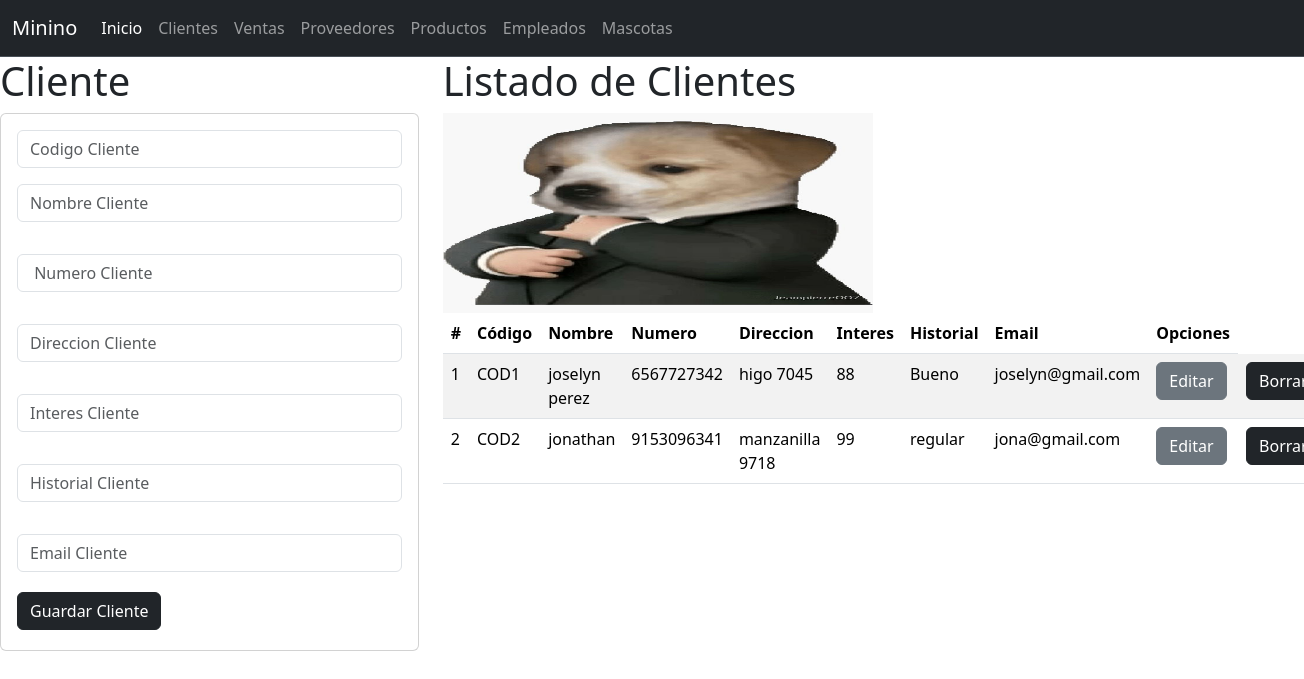
Screenshot of /Cliente with the database file from the repository.
### clientes_app/models.py (models this page shows, shortened)
class Cliente(models.Model):
    codigo=models.CharField(primary_key=True,max_length=60)
    nombre=models.CharField(max_length=100)
    numero=models.PositiveSmallIntegerField()
    direccion=models.CharField(max_length=60)
    interes=models.PositiveSmallIntegerField()
    historial=models.CharField(max_length=60)
    email=models.CharField(max_length=60)

### clientes_app/views.py (the view)
# urls.py: path('Cliente',views.inicio_vistaCliente,name="Cliente"),
def inicio_vistaCliente(request):
    losclientes=Cliente.objects.all()
    return render(request,'gestionarClientes.html',{"misclientes":losclientes})

### clientes_app/templates/gestionarclientes.html
{% extends "base.html" %}
{% load static %}
{% block cuerpo %}
<div class="row">
    <div class="col-sm-12 col-md-4 col-lg-4 col-xl-4">
        <h1>Cliente</h1>
        <div class="card">
            <div class="card-body">
                <form action="registrarCliente/" method="POST"> {% csrf_token %}
                    <div class="form-group">
                        <input type="text" id="txtcodigo" name="txtcodigo" class="form-control" placeholder="Codigo Cliente" minlength="1" maxlength="6" required>
                    </div>
                    <div class="form-group py-3">
                            <input type="text" id="txtnombre" name="txtnombre" class="form-control" placeholder="Nombre Cliente" maxlength="100" required>
                        </div>
                        <div class="form-group py-3">
                            <input type="text" id="txtnumero" name="txtnumero" class= "form-control" placeholder=" Numero Cliente" maxlength="100" required>
                        </div>
                        <div class="form-group py-3">
                            <input type="text" id="txtdireccion" name="txtdireccion" class="form-control" placeholder="Direccion Cliente" maxlength="100" required>
                        </div>
                        <div class="form-group py-3">
                            <input type="text" id="txtinteres" name="txtinteres" class="form-control" placeholder="Interes Cliente" maxlength="100" required>
                        </div>
                        <div class="form-group py-3">
                            <input type="text" id="txthistorial" name="txthistorial" class="form-control" placeholder="Historial Cliente" maxlength="100" required>
                        </div>
                        <div class="form-group py-3">
                            <input type="text" id="txtemail" name="txtemail" class="form-control" placeholder="Email Cliente" maxlength="100" required>
                        </div>
                    <div class="form-group py-1">
                        <button type="submit" class="btn btn-dark">Guardar Cliente</button>
                    </div>
                </form>
            </div>
        </div>
    </div>
    <div class="col-sm-12 col-md-8 col-lg-8 col-xl-8">
        <h1>Listado de Clientes</h1>
        <img class="w-50" src="{% static 'img/mascota3.jpg' %}"alt="joselyn" width="100" height="200">
        <table class="table table-striped">
            <thead>
                <tr>
                    <th scope="col">#</th>
                    <th scope="col">Código</th>
                    <th scope="col">Nombre</th>
                    <th scope="col">Numero</th>
                    <th scope="col">Direccion</th>
                    <th scope="col">Interes</th>
                    <th scope="col">Historial</th>
                    <th scope="col">Email</th>
                    <th>Opciones</th>
                </tr>
            </thead>
            <tbody>
                {% for m in misclientes %}
                    <tr>
                        <td> {{forloop.counter}} </td>
                        <td> {{m.codigo}} </td>
                        <td> {{m.nombre}} </td>
                        <td> {{m.numero}} </td>
                        <td> {{m.direccion}} </td>
                        <td> {{m.interes}} </td>
                        <td> {{m.historial}} </td>
                        <td> {{m.email}} </td>
                        <td><a href="seleccionarCliente/{{m.codigo}}" class="btn btn-secondary">Editar</a></td>
                        <td><a href="borrarCliente/{{m.codigo}}" class="btn btn-dark">Borrar</a></td>
                    </tr>
                {% endfor %}
            </tbody>
            </table>
    </div>
</div>
{% endblock %}

### rows the page displays
Cliente: codigo "COD1", nombre "joselyn perez", numero "6567727342", direccion "higo 7045", interes "88", historial "Bueno", email "joselyn@gmail.com"
Cliente: codigo "COD2", nombre "jonathan", numero "9153096341", direccion "manzanilla 9718", interes "99", historial "regular", email "jona@gmail.com"
